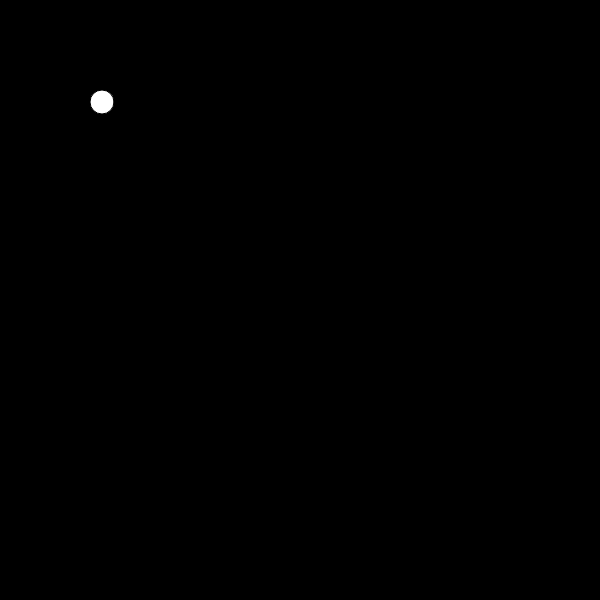
Frame 1 (no input)
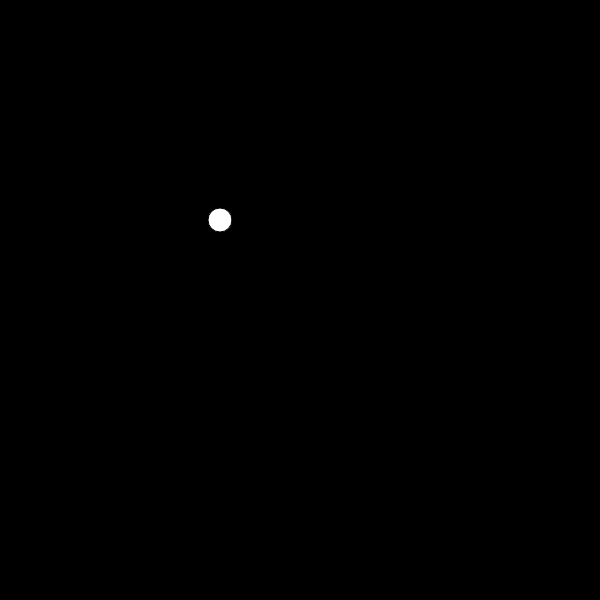
Frame 60 (no input)
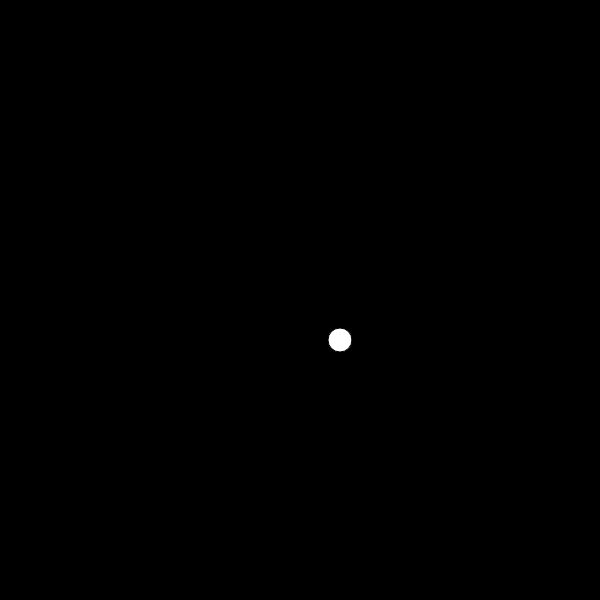
Frame 120 (the mouse pressed at the canvas centre since frame 60)

The p5.js sketch that drew these frames (run headless with seeded random() and noise() and a simulated clock; from frame 60 on, the mouse is pressed at the canvas centre):

// p5.js sketch
// ── sketch.js
var ball;

class Ball {
    constructor() {
        this.x = 100;
        this.y = 100;
        this.velocity = 2;
    }
    
    move() {
        this.x = this.x + this.velocity;
        this.y = this.y + this.velocity;
    }

    show() {
        fill(255);
        ellipse(this.x, this.y, 24, 24);
    }
}

function setup() {
    createCanvas(600, 600);
    ball = new Ball();
}

function draw() {
    background(0);
    ball.move();
    ball.show();
}
